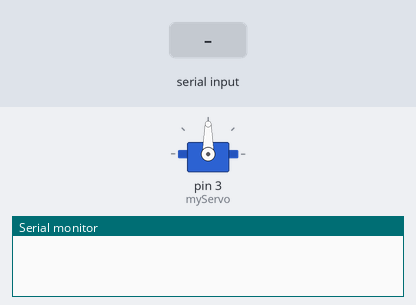
Simulated run of this sketch. Board: Arduino Uno, built with avr-gcc and run on an emulated ATmega328P. On the bench: servo, the last lines printed to the serial monitor. Inputs (shaded band) come from the test bench.

Above: at 1.2 s.
1.3 s: "90,45\n" received over Serial
At 1.79 s:
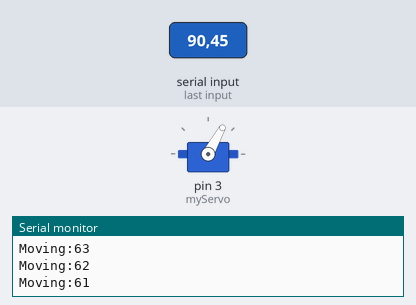
At 2.7 s:
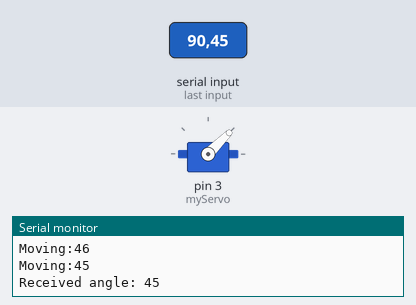
3.5 s: "30,150\n" received over Serial
6.5 s: "5\n" received over Serial
At 9.4 s:
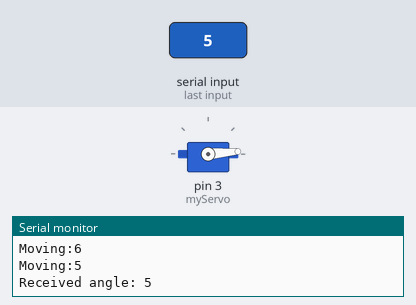
Timing chart, 0 to 10.9 s (numbered marks = the images above; inputs shaded):
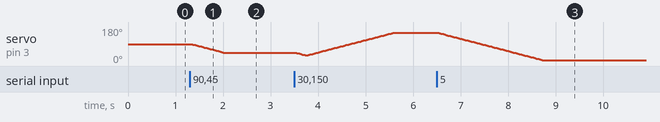

Measured:
- after the input at 1.3 s, servo on pin 3 (myServo): moves from 90° to 45° over 0.67 s, starting at once
- after the input at 6.5 s, servo on pin 3 (myServo): moves from 150° to 5° over 2.2 s, starting at once

The sketch:

controller.ino
```cpp
#include <Servo.h>

Servo myServo;
int pos = 0; // Servo position
bool enableServo = true;
int delayValue = 15; // Delay for servo movement

void setup() {
  Serial.begin(9600);  // Start serial communication
  myServo.attach(3);   // Attach servo to pin 3
}

void loop() {
  if (Serial.available() > 0) {
    int targetAngle = Serial.parseInt();  // Read the angle from Serial
    Serial.read();
    if (targetAngle >= 0 && targetAngle <= 180) {
      moveServoSlowly(targetAngle);  // Move servo slowly to the desired angle
      Serial.print("Received angle: ");
      Serial.println(targetAngle);  // Print the received angle to Serial Monitor
    }
  }
}

void moveServoSlowly(int targetAngle) {
  int currentAngle = myServo.read();  // Get the current angle of the servo
  if (currentAngle < targetAngle) {
    for (int angle = currentAngle; angle <= targetAngle; angle++) {
        if (enableServo) {
          myServo.write(angle);
          delay(delayValue);  // Adjust delay for speed control
        }
        Serial.print("Moving:");
        Serial.println(angle);
    }
  } else {
    for (int angle = currentAngle; angle >= targetAngle; angle--) {
        if (enableServo) {
            myServo.write(angle);
            delay(delayValue);  // Adjust delay for speed control
          }
          Serial.print("Moving:");
          Serial.println(angle);
    }
  }
}
```
